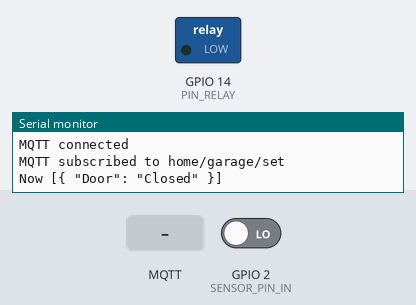
Simulated run of this program. Board: ESP8266 (NodeMCU). On the bench: switched loads named in the program (green lamp = pin HIGH), the last lines printed to the serial monitor. The inputs (shaded band) are chosen by the test bench; at power-on: GPIO 2 (SENSOR_PIN_IN) LOW. WiFi joins after 1.5 s; servers stay silent unless stated; no MQTT or app messages arrive unless stated.

Above: at 2.9 s.
3.0 s: MQTT message "1" arrives on the first subscribed topic
At 3.41 s:
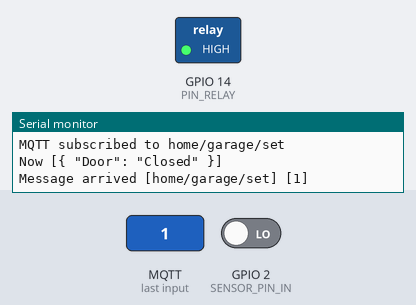
6.5 s: MQTT message "on" arrives on the first subscribed topic
At 7.7 s:
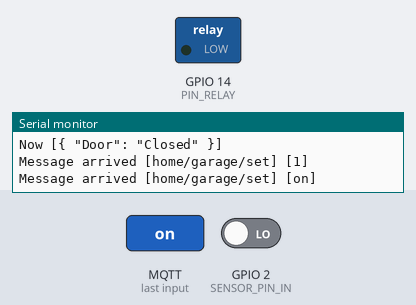
8.0 s: MQTT message "off" arrives on the first subscribed topic
At 8.42 s:
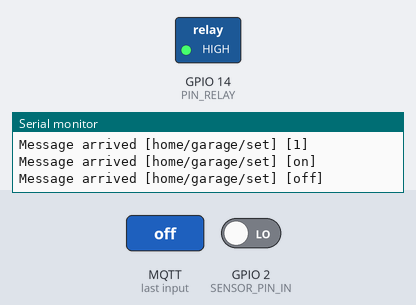
Timing chart, 0 to 10.7 s (numbered marks = the images above; inputs shaded):
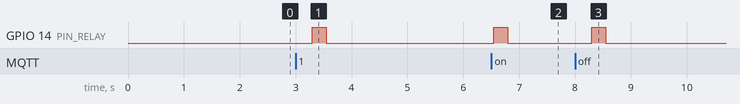

Measured:
- after the input at 3.0 s, GPIO 14 (PIN_RELAY): LOW → HIGH after 0.29 s, → LOW 0.25 s later
- after the input at 6.5 s, GPIO 14 (PIN_RELAY): LOW → HIGH after 0.05 s, → LOW 0.25 s later
- after the input at 8.0 s, GPIO 14 (PIN_RELAY): LOW → HIGH after 0.30 s, → LOW 0.25 s later

The program:

main.cpp
```cpp
#include <Arduino.h>
#include <ESP8266WiFi.h>
#include <PubSubClient.h>
#include <ArduinoJson.h>

#define GARAGE
//#define PANTRY

extern void loopPantry(PubSubClient *client, short int led1, short int led2, short int buzzer);
extern void loopGarage(PubSubClient *client, short int sensorPin);

extern void callbackPantry(byte* payload);
extern void callbackGarage(PubSubClient* client, short int relay);

#ifdef PANTRY
const char* subtopic = "home/alarms";
#else
const char* subtopic = "home/garage/set";
#endif

// WIFI
const char* ssid     = "Unknown";
const char* password = "uppercase1337";

// MQTT
const char* mqtthost = "192.168.1.5";
const int   mqttport = 1883;
const char* mqttuser = "esp8266";
const char* mqttpass = "yavin333";

char mqttUniqueId[16] = {0};

#ifdef PANTRY
// Buzzer Pins Pins
const short BUZZER_PIN = 14;
const short GROUND_PIN_3 = 12;

// LED 1
const short BUILTIN_LED1 = 2;
const short GROUND_PIN_1 = 0;

// LED 2
const short BUILTIN_LED2 = 16;
const short GROUND_PIN_2 = 5;
#else
// Relay Pin
const short PIN_RELAY = 14;

// LED 2
const short SENSOR_PIN_IN = 2;
const short SENSOR_PIN_GROUND = 4;
#endif

WiFiClient espClient;
PubSubClient client(espClient);

void callback(char* topic, byte* payload, unsigned int length)
{
  Serial.print("Message arrived [");
  Serial.print(topic);
  Serial.print("] [");
  for (unsigned int i = 0; i < length; i++)
  {
    Serial.print((char)payload[i]);
  }
  Serial.println("]");

#ifdef PANTRY
  callbackPantry(payload);
#else
  callbackGarage(&client, PIN_RELAY);
#endif
}

void setup()
{
  Serial.begin(9600);

  delay(100);

#ifdef PANTRY
  // Set grounding pins
  pinMode(GROUND_PIN_1, OUTPUT);
  pinMode(GROUND_PIN_2, OUTPUT);
  pinMode(GROUND_PIN_3, OUTPUT);

  pinMode(BUILTIN_LED1, INPUT);
  pinMode(BUILTIN_LED2, INPUT);

  digitalWrite(GROUND_PIN_1, LOW);
  digitalWrite(GROUND_PIN_2, LOW);
  digitalWrite(GROUND_PIN_3, LOW);
#else
  // Relay
  pinMode(PIN_RELAY, OUTPUT);
  digitalWrite(PIN_RELAY, LOW);

  // Contact Sensors
  pinMode(SENSOR_PIN_IN, INPUT);
  pinMode(SENSOR_PIN_GROUND, OUTPUT);
  digitalWrite(SENSOR_PIN_GROUND, LOW);
#endif

  delay(100);

  // Generate a unique ID for our MQTT client
  snprintf(mqttUniqueId, 25, "ESP8266-Garage-%08X", ESP.getChipId());

  // Connect to WiFi
  Serial.println();
  Serial.print("Connecting to ");
  Serial.println(ssid);

  WiFi.begin(ssid, password);

  delay(500);

  while (WiFi.status() != WL_CONNECTED)
  {
    Serial.print(".");
    delay(500);
  }

  Serial.println("");
  Serial.println("WiFi connected");
  Serial.print("IP address: ");
  Serial.println(WiFi.localIP());


  // Connect to MQTT broker
  client.setServer(mqtthost, mqttport);
  client.setCallback(callback);
}

void MqttLoop()
{
  // Reconnect to the MQTT broker when needed
  while (!client.connected())
  {
    Serial.println("MQTT attempting to connect");

    if (client.connect(mqttUniqueId, mqttuser, mqttpass))
    {
      Serial.println("MQTT connected");

      if (client.subscribe(subtopic))
      {
        Serial.print("MQTT subscribed to ");
        Serial.println(subtopic);
      }
    }
    else
    {
      Serial.print("MQTT failed to connect, state=");
      Serial.println(client.state());

      delay(2000);
    }
  }

  // Check the MQTT subscriber for messages
  client.loop();
}

void loop()
{
  MqttLoop();

#ifdef PANTRY
  loopPantry(&client, BUILTIN_LED1, BUILTIN_LED2, BUZZER_PIN);
#else
  loopGarage(&client, SENSOR_PIN_IN);
#endif

  delay(500);
}
```

garage.cpp
```cpp
#include <Arduino.h>
#include <ESP8266WiFi.h>
#include <PubSubClient.h>
#include <ArduinoJson.h>

extern void MqttLoop();

// MQTT callback parsing
const char* mqttGarageTopic = "home/garage";

const char* StateJsonOpened = "{ \"Door\": \"Opened\" }";
const char* StateJsonClosed = "{ \"Door\": \"Closed\" }";

enum DOOR_STATE
{
  DOOR_STATE_UNUSED = 0,

  DOOR_STATE_OPENED,
  DOOR_STATE_CLOSED,
};

DOOR_STATE LastDoorState = DOOR_STATE_UNUSED;

void callbackGarage(PubSubClient* client, short int pin)
{
  digitalWrite(pin, HIGH);
  delay(250);
  digitalWrite(pin, LOW);
}

void ChangeState(PubSubClient *client, DOOR_STATE doorState)
{
  if (LastDoorState == doorState)
  {
    return;
  }

  const char* jsonState;
  switch (doorState)
  {
    case DOOR_STATE_CLOSED:
      jsonState = StateJsonClosed;
      break;

    case DOOR_STATE_OPENED:
    default:
      jsonState = StateJsonOpened;
      break;
  }

  LastDoorState = doorState;
  client->publish(mqttGarageTopic, jsonState, true);

  Serial.print("Now [");
  Serial.print(jsonState);
  Serial.println("]");
}

void loopGarage(PubSubClient *client, short int sensorPin)
{
  int sensorValue = digitalRead(sensorPin);

  if (0 == sensorValue)
  {
    ChangeState(client, DOOR_STATE_CLOSED);
  }
  else
  {
    // Assume an opened door state when the closed sensor is not set.
    ChangeState(client, DOOR_STATE_OPENED);
  }
}
```

pantry.cpp
```cpp
#include <Arduino.h>
#include <ESP8266WiFi.h>
#include <PubSubClient.h>
#include <ArduinoJson.h>

extern void MqttLoop();

const int initialAudibleDelay = 15000;
const int initialAudibleStep = 5000;
const int minAudibledelay = 1500;
const int audibleDelaySteps = 750;

// MQTT callback parsing
const char* pubtopic = "home/pantry";
const char* StateOnJson =  "{ \"State\": \"On\" }";

bool generateBeep = true;

void callbackPantry(byte* payload)
{
  StaticJsonDocument<256> jsonDocument;
  DeserializationError error = deserializeJson(jsonDocument, payload);

  if (!error)
  {
    const char * stateValue = jsonDocument["State"];
    Serial.print("State: [");
    Serial.print(stateValue);
    Serial.println("]");

    if (strcmp("On", stateValue) == 0 || strcmp("on", stateValue) == 0)
    {
      generateBeep = true;
    }
    else if (strcmp("Off", stateValue) == 0 || strcmp("off", stateValue) == 0)
    {
      generateBeep = false;
    }
  }
}

void loopPantry(PubSubClient *client, short int led1, short int led2, short int buzzer)
{
  int pin1 = digitalRead(led1);
  int pin2 = digitalRead(led2);

  // Check if either door is open
  if (pin1 == 1 || pin2 == 1)
  {
    // Publish an 'Open Door' event to the MQTT broker
    Serial.print(pubtopic);
    Serial.println(": Open");
    client->publish(pubtopic, "{ \"Door\": \"Open\" }", true);

    // Wait a bit
    for (int i = 0; i < 100; i++)
    {
      delay(initialAudibleDelay / 100);
      MqttLoop();

      pin1 = digitalRead(led1);
      pin2 = digitalRead(led2);

      if (pin1 == 0 && pin2 == 0)
      {
        break;
      }
    }


    // Emit beeps until the door is closed
    int audibleDelay = initialAudibleStep;
    while (pin1 == 1 || pin2 == 1)
    {
      // Emit a beep
      if (generateBeep)
      {
        tone(buzzer, 4000);
        delay(150);
        noTone(buzzer);
      }


      // Wait a bit
      for (int i = 0; i < 100; i++)
      {
        delay(audibleDelay / 100);
        MqttLoop();

        pin1 = digitalRead(led1);
        pin2 = digitalRead(led2);

        if (pin1 == 0 && pin2 == 0)
        {
          break;
        }
      }


      // Step down the wait duration
      audibleDelay -= audibleDelaySteps;
      if (audibleDelay < minAudibledelay)
      {
        audibleDelay = minAudibledelay;
      }
    }


    // Publish a 'Closed Door' event to the MQTT broker
    Serial.print(pubtopic);
    Serial.println(": Closed");
    client->publish(pubtopic, "{ \"Door\": \"Closed\" }", true);
  }
}
```
